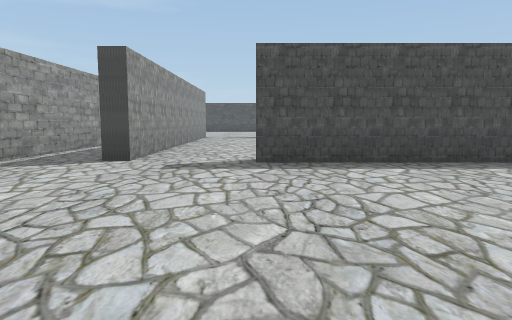
view 1 (above)

16 first-person views from a walk through a scene from a Unity 3-D project. The camera is 1.4 m above the floor, tilts 6° down and sees 70° across. The floor is counted in squares, 2 m on a side. Each view is taken from the middle of a square. On the plan, view 1 faces up. The plan holds only what a view shows up to about 11 squares ahead; the rest is blank. The player character is not drawn.

view 2
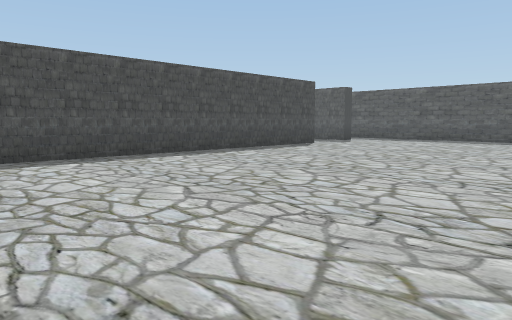

view 3
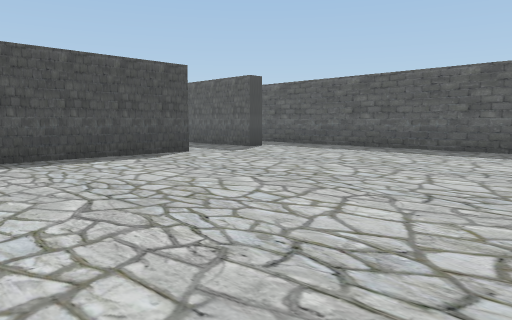

view 4
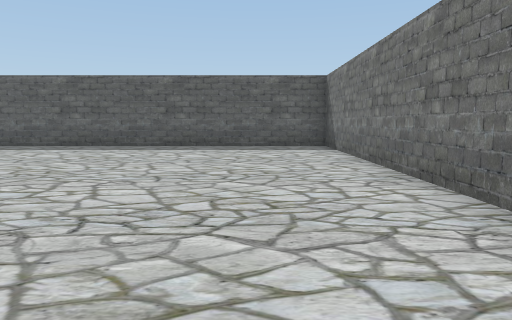

view 5
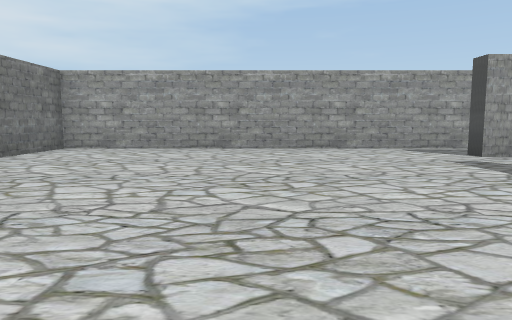

view 6
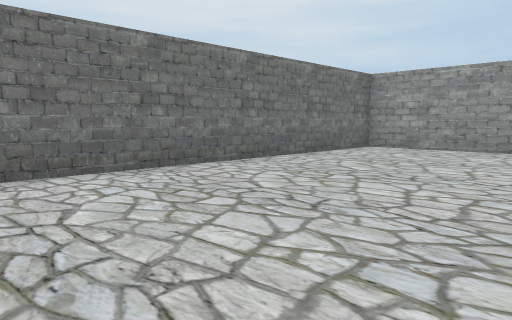

view 7
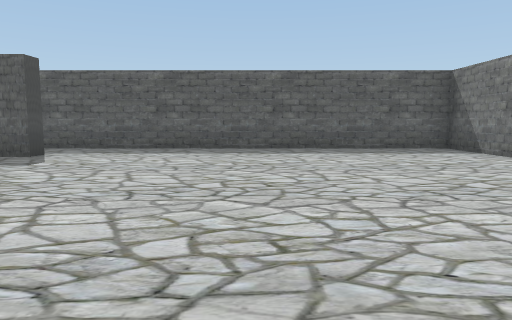

view 8
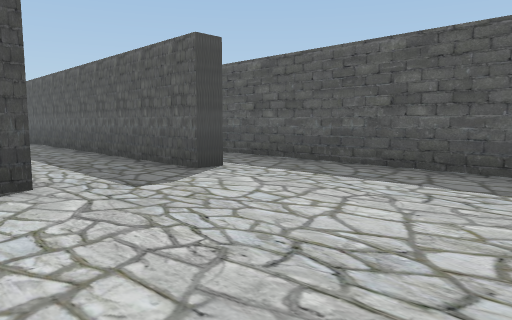

view 9
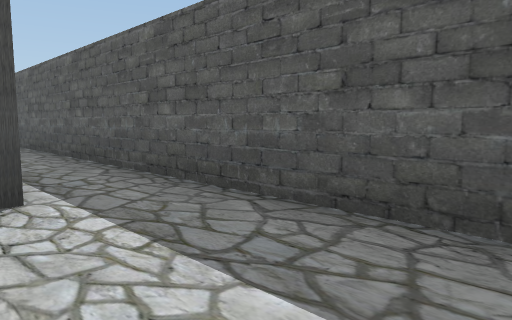

view 10
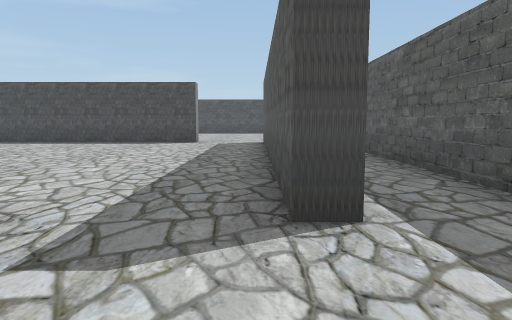

view 11
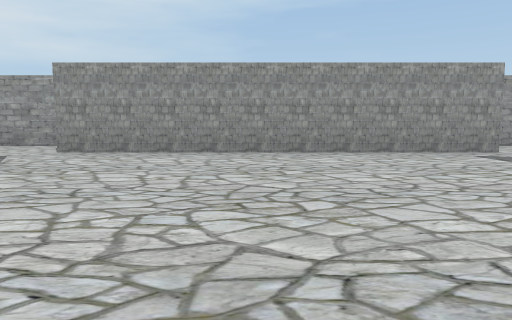

view 12
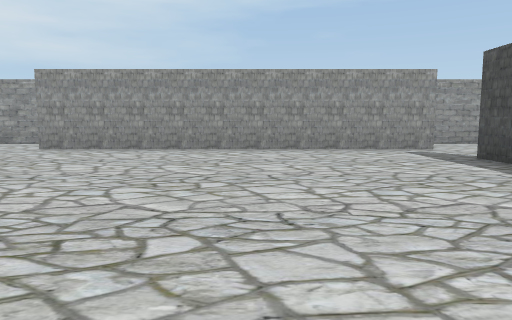

view 13
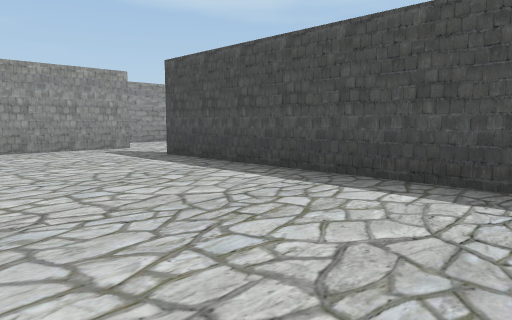

view 14
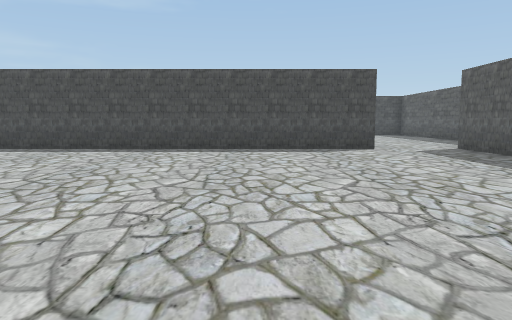

view 15
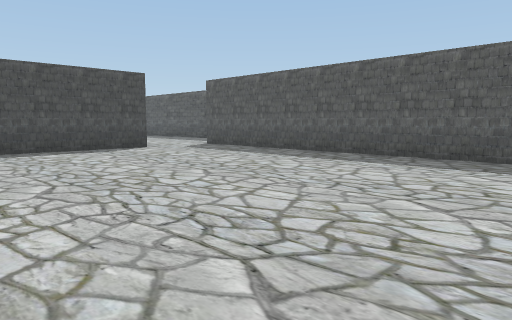

view 16
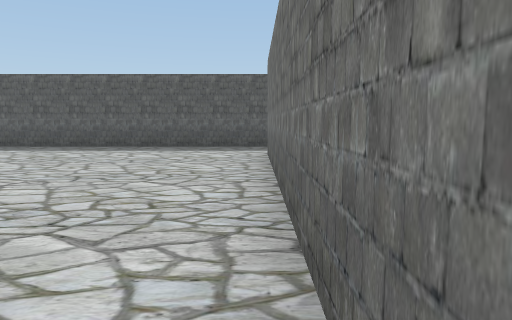

### Floor plan
Ten units are one square. View 1 is at (0, 0); x grows to the right and y downward. Boxes are objects, and circles mark ways between rooms. Rooms are numbered by the first view taken in them; rooms with no view inside come last. Other rooms are left out.
<svg viewBox="-50 -175 200 210">
<path fill="none" stroke="#000" d="M101 -62 0 -62M68 30 145 30 145 -148M-22 -75 -22 -65 -28 -65M129 -65 123 -65M-45 -108 -45 30 42 30M22 -67 96 -67M101 -163 0 -163M123 -65 123 -165M-22 -166 -22 -75"/>
<circle cx="-10" cy="-67" r="3" fill="#2a7"/>
<circle cx="110" cy="-60" r="3" fill="#2a7"/>
<text x="50" y="-30">1</text>
<text x="50" y="-110">2</text>
</svg>
Room 1 opens to room 2.

Where each view was taken, in squares from view 1:
view 1: 0 up, 0 right, facing up
view 2: 1 down, 0 right, facing up-right
view 3: 1 down, 5 right, facing up-right
view 4: 1 down, 4 right, facing right
view 5: 2 up, 5 right, facing left
view 6: 2 up, 5 right, facing down-left
view 7: 2 up, 5 right, facing right
view 8: 2 up, 9 right, facing up-right
view 9: 3 up, 12 right, facing up-right
view 10: 4 up, 12 right, facing up
view 11: 11 up, 6 right, facing left
view 12: 12 up, 7 right, facing left
view 13: 12 up, 7 right, facing up-left
view 14: 7 up, 7 right, facing up
view 15: 7 up, 5 right, facing up-right
view 16: 7 up, 2 right, facing right
